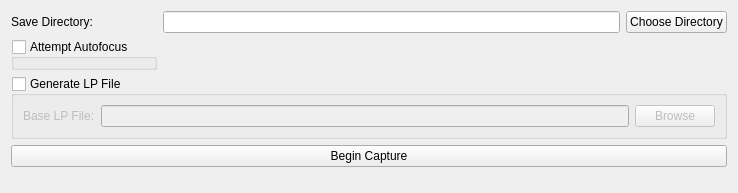
<?xml version="1.0" encoding="UTF-8"?>
<ui version="4.0">
 <class>CaptureConfig</class>
 <widget class="QWidget" name="CaptureConfig">
  <property name="geometry">
   <rect>
    <x>0</x>
    <y>0</y>
    <width>738</width>
    <height>193</height>
   </rect>
  </property>
  <property name="sizePolicy">
   <sizepolicy hsizetype="Fixed" vsizetype="Fixed">
    <horstretch>0</horstretch>
    <verstretch>0</verstretch>
   </sizepolicy>
  </property>
  <property name="windowTitle">
   <string>Form</string>
  </property>
  <layout class="QGridLayout" name="gridLayout">
   <item row="0" column="0">
    <widget class="QLabel" name="label">
     <property name="text">
      <string>Save Directory:</string>
     </property>
    </widget>
   </item>
   <item row="0" column="1">
    <widget class="QLineEdit" name="saveDirectoryLineEdit"/>
   </item>
   <item row="4" column="0" colspan="3">
    <widget class="QPushButton" name="beginCaptureButton">
     <property name="sizePolicy">
      <sizepolicy hsizetype="Preferred" vsizetype="Fixed">
       <horstretch>0</horstretch>
       <verstretch>0</verstretch>
      </sizepolicy>
     </property>
     <property name="text">
      <string>Begin Capture</string>
     </property>
    </widget>
   </item>
   <item row="0" column="2">
    <widget class="QPushButton" name="chooseDirectoryButton">
     <property name="text">
      <string>Choose Directory</string>
     </property>
    </widget>
   </item>
   <item row="2" column="0" rowspan="2" colspan="3">
    <widget class="QGroupBox" name="generateLPFileGroupBox">
     <property name="sizePolicy">
      <sizepolicy hsizetype="Minimum" vsizetype="Minimum">
       <horstretch>0</horstretch>
       <verstretch>0</verstretch>
      </sizepolicy>
     </property>
     <property name="title">
      <string>Generate LP File</string>
     </property>
     <property name="flat">
      <bool>false</bool>
     </property>
     <property name="checkable">
      <bool>true</bool>
     </property>
     <property name="checked">
      <bool>false</bool>
     </property>
     <layout class="QGridLayout" name="gridLayout_2">
      <item row="0" column="1">
       <widget class="QLineEdit" name="baseLPFileLineEdit"/>
      </item>
      <item row="0" column="0">
       <widget class="QLabel" name="label_2">
        <property name="text">
         <string>Base LP File:</string>
        </property>
       </widget>
      </item>
      <item row="0" column="2">
       <widget class="QPushButton" name="baseLPFileBrowseButton">
        <property name="text">
         <string>Browse</string>
        </property>
       </widget>
      </item>
     </layout>
    </widget>
   </item>
   <item row="5" column="0">
    <spacer name="verticalSpacer">
     <property name="orientation">
      <enum>Qt::Vertical</enum>
     </property>
     <property name="sizeHint" stdset="0">
      <size>
       <width>20</width>
       <height>40</height>
      </size>
     </property>
    </spacer>
   </item>
   <item row="1" column="0">
    <widget class="QGroupBox" name="autofocusGroupBox">
     <property name="title">
      <string>Attempt Autofocus</string>
     </property>
     <property name="flat">
      <bool>false</bool>
     </property>
     <property name="checkable">
      <bool>true</bool>
     </property>
     <property name="checked">
      <bool>false</bool>
     </property>
    </widget>
   </item>
  </layout>
 </widget>
 <resources/>
 <connections/>
</ui>
